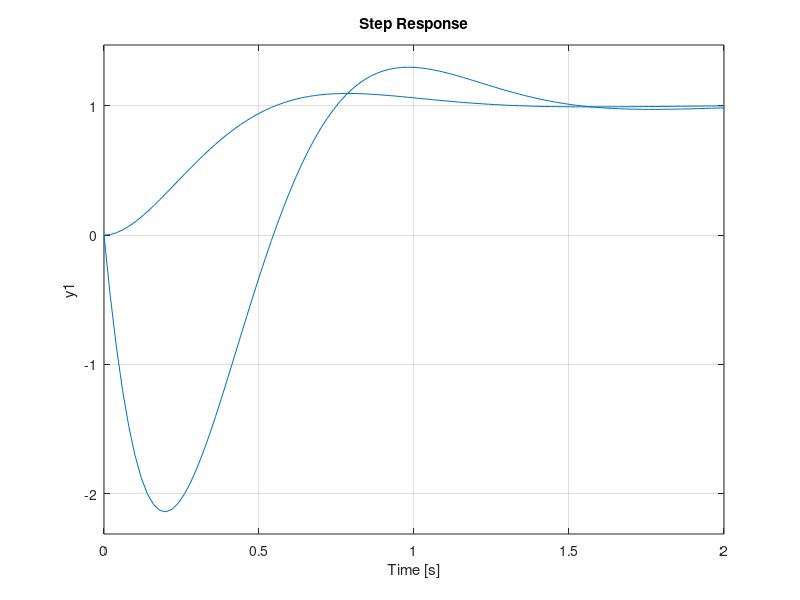

Reproduce this figure in MATLAB.
clear;
clc;

% H =tf([170], [1,4,85]); %Transfer function
% 
% [w, z] = damp(H); % natural frequency and damping ratio
% step(H); %step response

Hbase = tf([25],[1,6,25]);
step(Hbase);
hold on;
H = tf([[],-25,25], [1, 6, 25])
step(H)